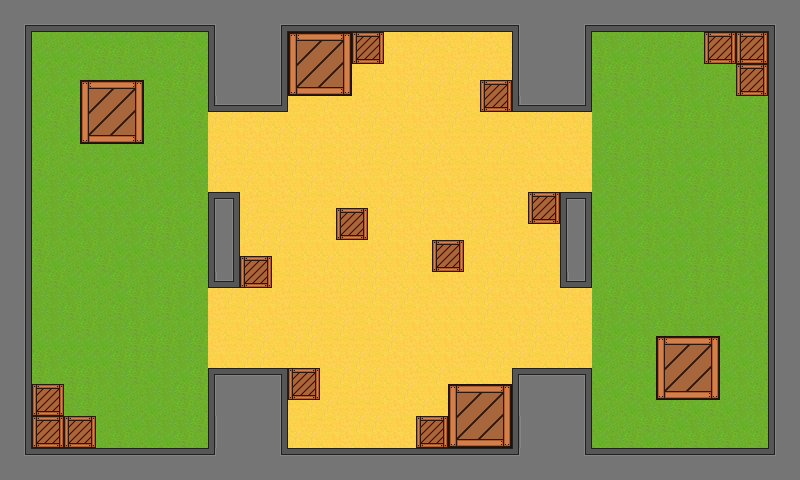

A level layout from a 2D game, rendered from its tile map. Below: a short description, then the map file with tile-grid data replaced by summaries:
An orthogonal 50x30 tile map with 16x16 px tiles, 2 tile layers (ground, obstacles), 2 tilesets and 47 objects (28x collision_full, 9x weaponspawn, 8x spawn, 2x team).

<map version="1.0" orientation="orthogonal" renderorder="right-down" width="50" height="30" tilewidth="16" tileheight="16" nextobjectid="121">
 <properties>
  <property name="ffa" type="bool" value="true" />
  <property name="team" type="bool" value="true" />
 </properties>
 <tileset firstgid="1" name="obstaclesSheet" tilewidth="16" tileheight="16" tilecount="128" columns="16">
  <image source="sprites/obstaclesSheet.png" width="256" height="128" />
 </tileset>
 <tileset firstgid="129" name="landscapetextures" tilewidth="16" tileheight="16" tilecount="32" columns="8">
  <image source="sprites/landscapetextures.png" width="128" height="64" />
 </tileset>
 <layer name="ground" width="50" height="30">
  <data>[1500 cells, 1500 non-empty, 8 distinct tile ids]</data>
 </layer>
 <objectgroup name="spawnzones">
  <object id="39" name="Left_Team" type="team" x="96" y="160" width="96" height="160">
   <properties>
    <property name="team_id" type="int" value="1" />
   </properties>
  </object>
  <object id="46" name="Right_Team" type="team" x="608" y="160" width="96" height="160">
   <properties>
    <property name="team_id" type="int" value="2" />
   </properties>
  </object>
 </objectgroup>
 <objectgroup name="spawnpoints">
  <object id="87" name="spawn1" type="spawn" x="176" y="48" width="16" height="16">
   <ellipse />
  </object>
  <object id="89" name="spawn1" type="spawn" x="176" y="416" width="16" height="16">
   <ellipse />
  </object>
  <object id="90" name="spawn1" type="spawn" x="608" y="416" width="16" height="16">
   <ellipse />
  </object>
  <object id="91" name="spawn1" type="spawn" x="480" y="48" width="16" height="16">
   <ellipse />
  </object>
  <object id="92" name="spawn1" type="spawn" x="608" y="48" width="16" height="16">
   <ellipse />
  </object>
  <object id="93" name="spawn1" type="spawn" x="304" y="416" width="16" height="16">
   <ellipse />
  </object>
  <object id="94" name="spawn1" type="spawn" x="528" y="240" width="16" height="16">
   <ellipse />
  </object>
  <object id="95" name="spawn1" type="spawn" x="256" y="224" width="16" height="16">
   <ellipse />
  </object>
 </objectgroup>
 <layer name="obstacles" width="50" height="30">
  <data>[1500 cells, 548 non-empty, 60 distinct tile ids]</data>
 </layer>
 <objectgroup name="collision">
  <object id="42" name="collision" type="collision_full" x="32" y="448" width="768" height="32">
   <properties>
    <property name="collision_level" value="2" />
   </properties>
  </object>
  <object id="43" name="collision" type="collision_full" x="0" y="0" width="768" height="32">
   <properties>
    <property name="collision_level" value="2" />
   </properties>
  </object>
  <object id="44" name="collision" type="collision_full" x="0" y="32" width="32" height="448">
   <properties>
    <property name="collision_level" value="2" />
   </properties>
  </object>
  <object id="45" name="collision" type="collision_full" x="768" y="0" width="32" height="448">
   <properties>
    <property name="collision_level" value="2" />
   </properties>
  </object>
  <object id="96" name="collision" type="collision_full" x="736" y="64" width="32" height="32">
   <properties>
    <property name="collision_level" value="2" />
   </properties>
  </object>
  <object id="97" name="collision" type="collision_full" x="512" y="368" width="80" height="80">
   <properties>
    <property name="collision_level" value="2" />
   </properties>
  </object>
  <object id="98" name="collision" type="collision_full" x="80" y="80" width="64" height="64">
   <properties>
    <property name="collision_level" value="2" />
   </properties>
  </object>
  <object id="99" name="collision" type="collision_full" x="704" y="32" width="32" height="32">
   <properties>
    <property name="collision_level" value="2" />
   </properties>
  </object>
  <object id="100" name="collision" type="collision_full" x="352" y="32" width="32" height="32">
   <properties>
    <property name="collision_level" value="2" />
   </properties>
  </object>
  <object id="101" name="collision" type="collision_full" x="448" y="384" width="64" height="64">
   <properties>
    <property name="collision_level" value="2" />
   </properties>
  </object>
  <object id="102" name="collision" type="collision_full" x="528" y="192" width="32" height="32">
   <properties>
    <property name="collision_level" value="2" />
   </properties>
  </object>
  <object id="103" name="collision" type="collision_full" x="480" y="80" width="32" height="32">
   <properties>
    <property name="collision_level" value="2" />
   </properties>
  </object>
  <object id="104" name="collision" type="collision_full" x="288" y="368" width="32" height="32">
   <properties>
    <property name="collision_level" value="2" />
   </properties>
  </object>
  <object id="105" name="collision" type="collision_full" x="736" y="32" width="32" height="32">
   <properties>
    <property name="collision_level" value="2" />
   </properties>
  </object>
  <object id="106" name="collision" type="collision_full" x="416" y="416" width="32" height="32">
   <properties>
    <property name="collision_level" value="2" />
   </properties>
  </object>
  <object id="107" name="collision" type="collision_full" x="288" y="32" width="64" height="64">
   <properties>
    <property name="collision_level" value="2" />
   </properties>
  </object>
  <object id="108" name="collision" type="collision_full" x="32" y="416" width="32" height="32">
   <properties>
    <property name="collision_level" value="2" />
   </properties>
  </object>
  <object id="109" name="collision" type="collision_full" x="656" y="336" width="64" height="64">
   <properties>
    <property name="collision_level" value="2" />
   </properties>
  </object>
  <object id="110" name="collision" type="collision_full" x="240" y="256" width="32" height="32">
   <properties>
    <property name="collision_level" value="2" />
   </properties>
  </object>
  <object id="111" name="collision" type="collision_full" x="64" y="416" width="32" height="32">
   <properties>
    <property name="collision_level" value="2" />
   </properties>
  </object>
  <object id="112" name="collision" type="collision_full" x="208" y="32" width="80" height="80">
   <properties>
    <property name="collision_level" value="2" />
   </properties>
  </object>
  <object id="113" name="collision" type="collision_full" x="32" y="384" width="32" height="32">
   <properties>
    <property name="collision_level" value="2" />
   </properties>
  </object>
  <object id="114" name="collision" type="collision_full" x="336" y="208" width="32" height="32">
   <properties>
    <property name="collision_level" value="2" />
   </properties>
  </object>
  <object id="115" name="collision" type="collision_full" x="559.333" y="190.667" width="32" height="96">
   <properties>
    <property name="collision_level" value="2" />
   </properties>
  </object>
  <object id="116" name="collision" type="collision_full" x="208" y="368" width="80" height="80">
   <properties>
    <property name="collision_level" value="2" />
   </properties>
  </object>
  <object id="117" name="collision" type="collision_full" x="432" y="240" width="32" height="32">
   <properties>
    <property name="collision_level" value="2" />
   </properties>
  </object>
  <object id="118" name="collision" type="collision_full" x="512" y="32" width="80" height="80">
   <properties>
    <property name="collision_level" value="2" />
   </properties>
  </object>
  <object id="119" name="collision" type="collision_full" x="208" y="192" width="32" height="96">
   <properties>
    <property name="collision_level" value="2" />
   </properties>
  </object>
 </objectgroup>
 <objectgroup name="weaponspawn">
  <object id="48" name="weaponspawn" x="48" y="272" width="32" height="32" />
  <object id="49" name="weaponspawn" x="48" y="336" width="32" height="32" />
  </objectgroup>
</map>
<!-- 7 of 47 objects omitted -->
